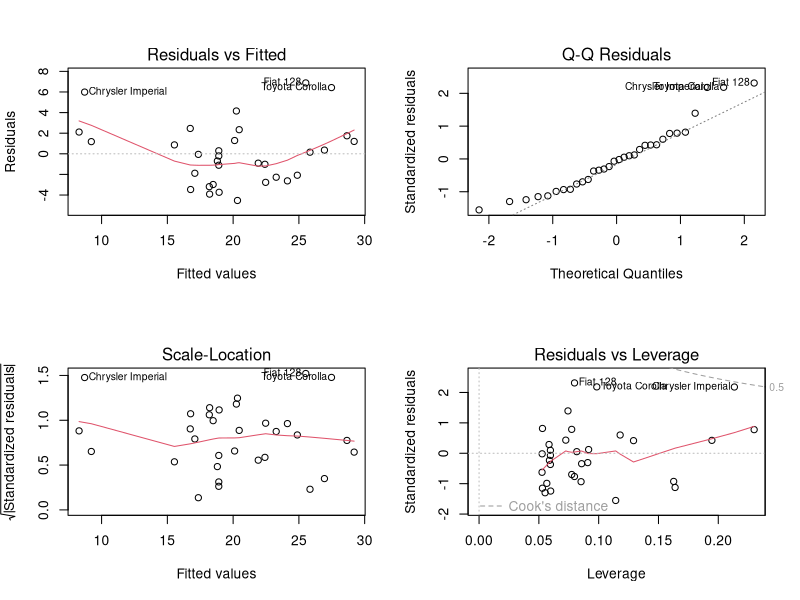
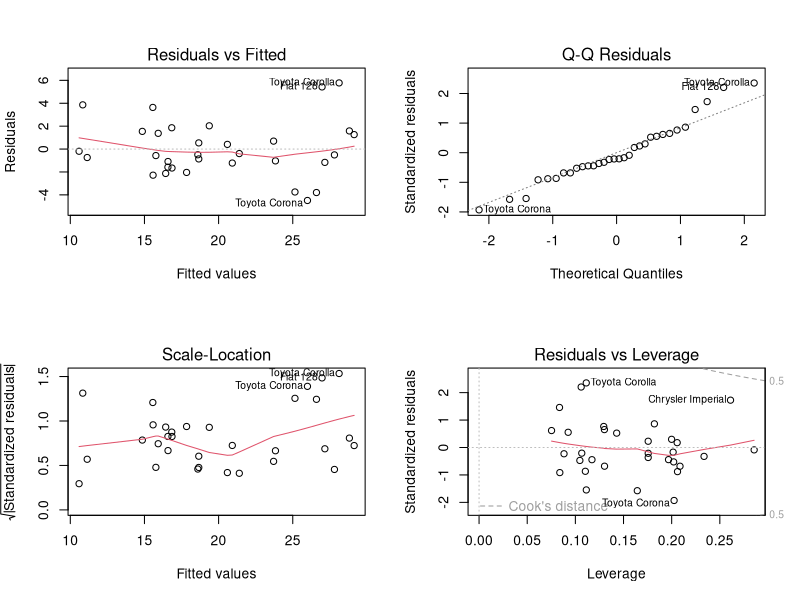
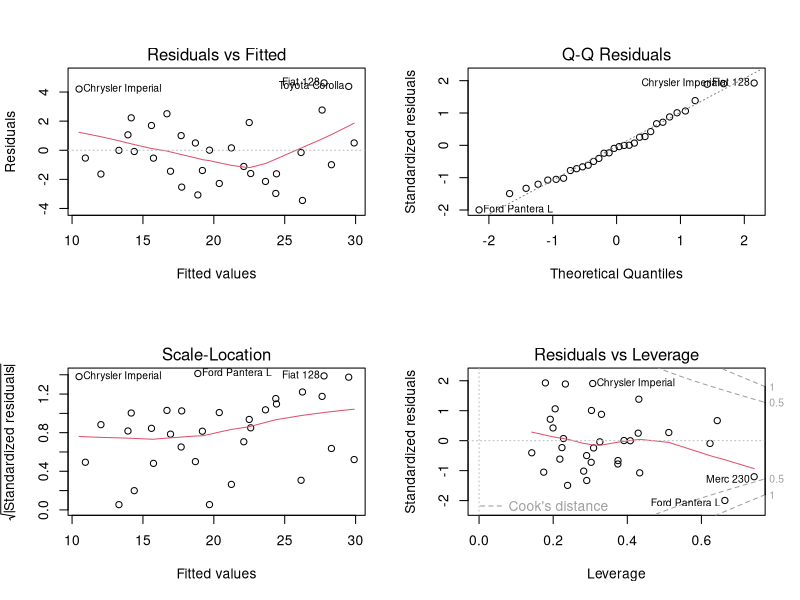
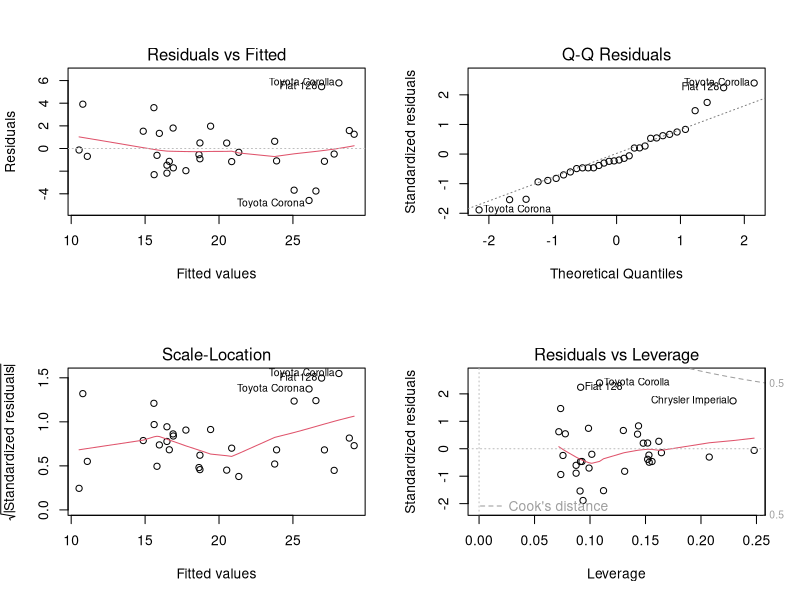
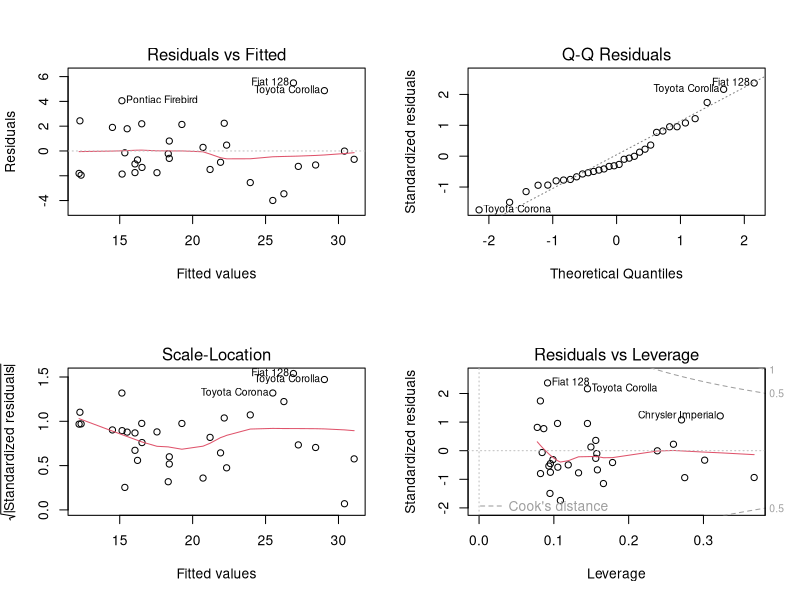
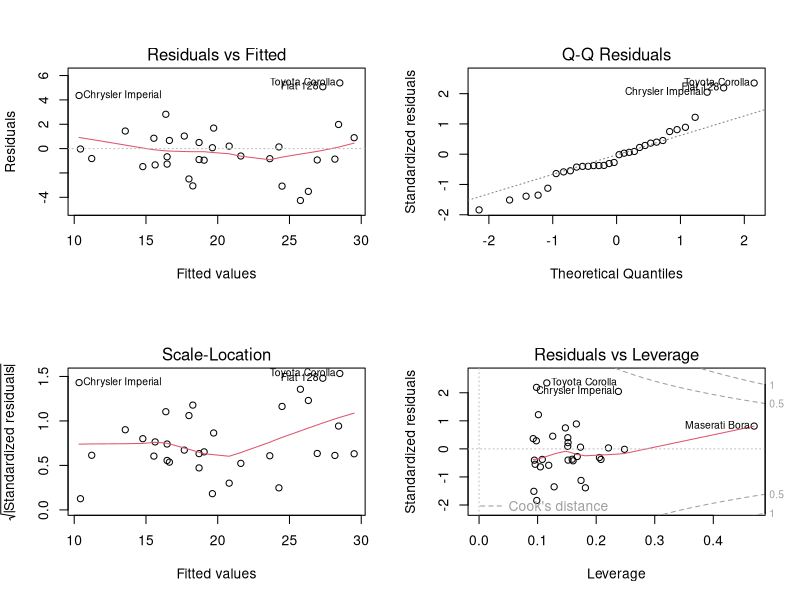
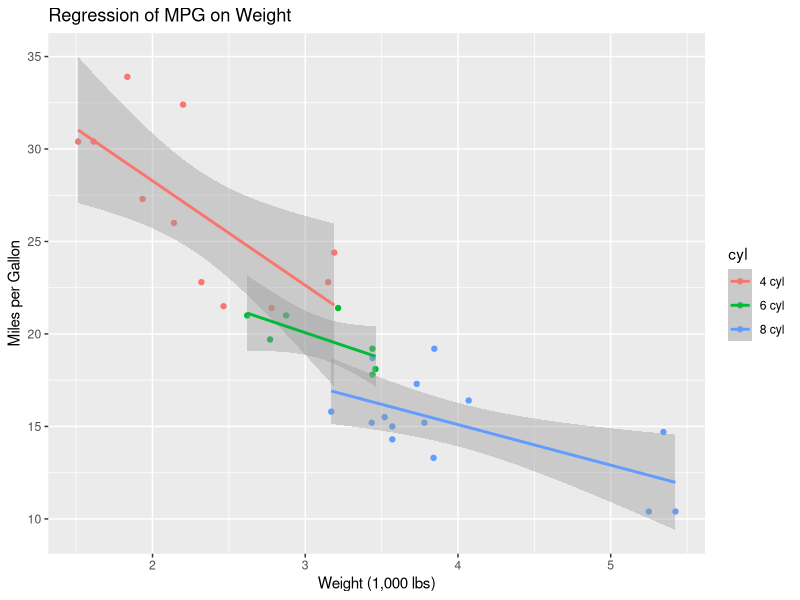

R code for these plots, in order:
# TestReg.R
# Creator: Jim Callahan
# Date:    october 9, 2015 (Friday)
# Cert:    Johns Hopkins, "Data Science" by Coursera
# Course:  Regression
# Purpose: Test out some ideas and code for RegressionMPG project
# Source:  Modified Swiss example in "Residuals and Diagnostics" lecture

data(mtcars); 

MPGmod000 <- lm(mpg ~ as.factor(am), data=mtcars)
summary(MPGmod000)

par(mfrow = c(2, 2))
MPGmod001 <- lm(mpg ~ as.factor(am)+wt, data=mtcars)
summary(MPGmod001)
plot(MPGmod001)

par(mfrow = c(2, 2))
MPGmod002 <- lm(mpg ~ as.factor(am)+wt+as.factor(cyl), data=mtcars)
summary(MPGmod002)
plot(MPGmod002)

par(mfrow = c(2, 2))
MPGModAll <- lm(mpg  ~ . , data = mtcars); 
summary(MPGModAll)
plot(MPGModAll)

# drop Transmission (am) *** BEST MODEL ***
par(mfrow = c(2, 2))
MPGmod003 <- lm(mpg ~ +wt+as.factor(cyl), data=mtcars)
summary(MPGmod003)
plot(MPGmod003)

# square of the weight
par(mfrow = c(2, 2))
MPGmod004 <- lm(mpg ~ as.factor(cyl) + wt + I(wt^2), data=mtcars)
summary(MPGmod004)
plot(MPGmod004)


# Weight and hp 
par(mfrow = c(2, 2))
MPGmod005 <- lm(mpg ~ as.factor(cyl) + wt + hp, data=mtcars)
summary(MPGmod005)
plot(MPGmod005)

# Plots
# Web search for ggplot2 facet examples found:
# http://www.statmethods.net/advgraphs/ggplot2.html

# Separate regressions of mpg on weight for each number of cylinders
# create factors with value labels 
library(ggplot2)
data(mtcars)
mtcars$gear <- factor(mtcars$gear,levels=c(3,4,5),
                      labels=c("3gears","4gears","5gears")) 
mtcars$am <- factor(mtcars$am,levels=c(0,1),
                    labels=c("Automatic","Manual")) 
mtcars$cyl <- factor(mtcars$cyl,levels=c(4,6,8),
                     labels=c("4 cyl","6 cyl","8 cyl")) 

qplot(wt, mpg, data=mtcars, geom=c("point", "smooth"), 
      method="lm", formula=y~x, color=cyl, 
      main="Regression of MPG on Weight", 
      xlab="Weight (1,000 lbs)", 
      ylab="Miles per Gallon")

